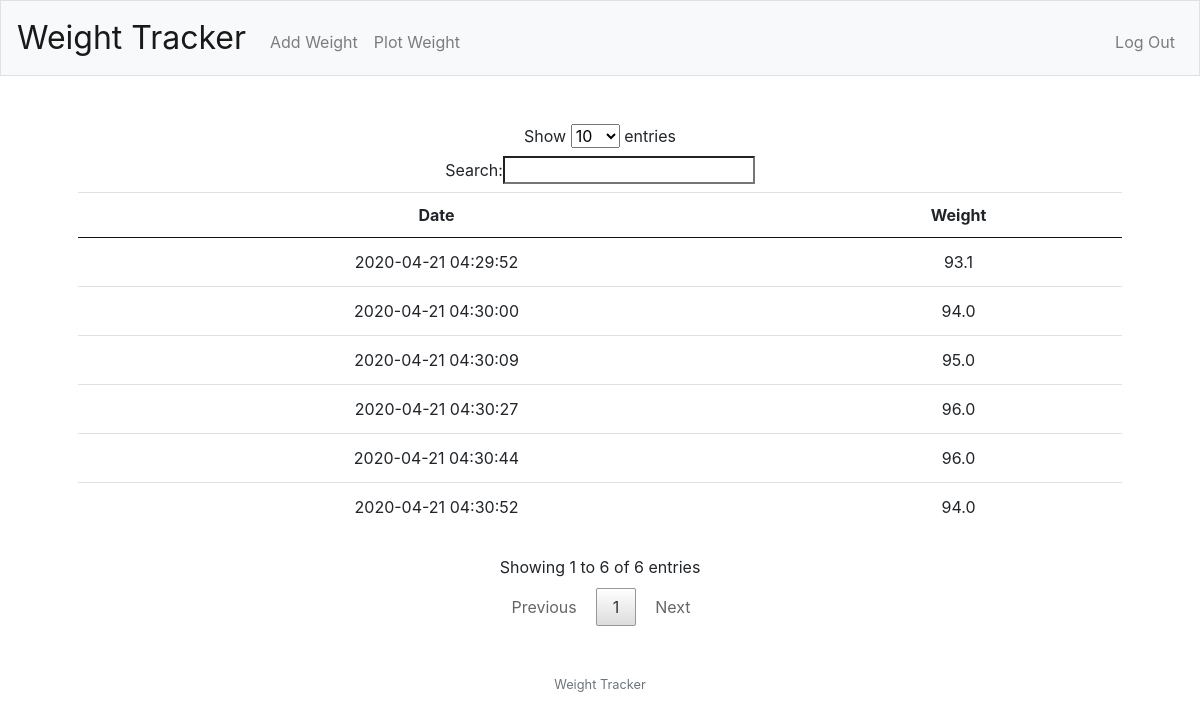
Screenshot of / (signed in) with the database file from the repository.
### tables this page shows
CREATE TABLE "weights" (
	"id"	INTEGER NOT NULL,
	"user_id"	INTEGER NOT NULL,
	"weight"	REAL NOT NULL,
	"time_stamp"	TEXT NOT NULL DEFAULT CURRENT_TIMESTAMP,
	PRIMARY KEY("id")
);

### app.py (the view)
@app.route("/")
@login_required
def index():
    rows = get_weight(session["user_id"])
    return render_template("show_weight.html", rows=rows)

### app.py (called while the page is built)
@app.after_request
def after_request(response):
    response.headers["Cache-Control"] = "no-cache, no-store, must-revalidate"
    response.headers["Expires"] = 0
    response.headers["Pragma"] = "no-cache"
    return response

### helpers.py (called while the page is built)
def login_required(f):
    @wraps(f)
    def decorated_function(*args, **kwargs):
        if session.get("user_id") is None:
            return redirect("/login")
        return f(*args, **kwargs)
    return decorated_function

### model.py (called while the page is built)
def get_weight(user_id):
    results_lst = []
    try:
        con = sqlite3.connect("wtracker.db")
        cursorObj = con.cursor()
        cursorObj.execute(
            "SELECT * FROM weights where user_id = :user_id", {"user_id": user_id}
        )
        rows = cursorObj.fetchall()
        for row in rows:
            results_dict = {}
            results_dict["weight"] = row[2]
            results_dict["time_stamp"] = row[3]
            results_lst.append(results_dict)
    except Error:
        print(Error)
    finally:
        con.close()
    return results_lst

### templates/show_weight.html (shortened to what this page needs)
{% extends "layout.html" %}
{% block main %}
<table class="table" style="width:100%" id="weights_table">
    <thead>
        <tr>
            <th class="sorting">Date</th>
            <th class="sorting">Weight</th>
    </thead>
    <tbody>
        {% for row in rows %}
        <tr>
            <td>{{ row["time_stamp"] }}</td>
            <td>{{ row["weight"] }}</td>
        </tr>
        {% endfor %}
    </tbody>
</table>
{% endblock %}

### templates/layout.html (shortened to what this page needs)
<!DOCTYPE html>
<html lang="en">
<head>
    <link href="https://maxcdn.bootstrapcdn.com/bootstrap/4.1.3/css/bootstrap.min.css" rel="stylesheet">
    <link href="//cdn.datatables.net/1.10.20/css/jquery.dataTables.min.css" rel="stylesheets">
    <link href="/static/styles.css" rel="stylesheet">
</head>
<body>
    <nav class="navbar navbar-expand-md navbar-light bg-light border">
        <a class="navbar-brand" href="/">Weight Tracker</a>
        <div class="collapse navbar-collapse" id="navbar">
            {% if session.user_id %}
            <ul class="navbar-nav mr-auto mt-2">
                <li class="nav-item"><a class="nav-link" href="/add">Add Weight</a></li>
                <li class="nav-item"><a class="nav-link" href="/plot">Plot Weight</a></li>
            </ul>
            <ul class="navbar-nav ml-auto mt-2">
                <li class="nav-item"><a class="nav-link" href="/logout">Log Out</a></li>
            </ul>
            {% else %}
            <ul class="navbar-nav ml-auto mt-2">
                <li class="nav-item"><a class="nav-link" href="/register">Register</a></li>
                <li class="nav-item"><a class="nav-link" href="/login">Log In</a></li>
            </ul>
            {% endif %}
        </div>
    </nav>
    <main class="container p-5">
        {% block main %}{% endblock %}
    </main>
    <footer class="small text-center text-muted">
        Weight Tracker
    </footer>
</body>
</html>

### static/styles.css (style rules this page uses)
nav .navbar-brand { font-size: xx-large; }
main { overflow-x: auto; text-align: center; }
main table { width: auto; }
body, div, dl, dt, dd, ul, ol, li, h1, h2, h3, h4, h5, h6, pre, code, form, fieldset, legend, input, textarea, p, blockquote, th, td { margin: 0; padding: 0; }
table.dataTable thead .sorting { background-image: url(https://cdn.datatables.net/1.10.20/images/sort_both.png); }
table.dataTable thead .sorting, table.dataTable thead .sorting_asc, table.dataTable thead .sorting_desc, table.dataTable thead .sorting_asc_disabled, table.dataTable thead .sorting_desc_disabled { cursor: pointer; *cursor: hand; background-repeat: no-repeat; background-repeat-x: no-repeat; background-repeat-y: no-repeat; background-position: center right; background-position-x: right; background-position-y: center; }
table.dataTable thead th, table.dataTable thead td { padding: 10px 18px; border-bottom: 1px solid #111; }
table.dataTable thead th, table.dataTable tfoot th { font-weight: bold; }

### rows the page displays
weights: time_stamp "2020-04-21 04:29:52", weight "93.1"
weights: time_stamp "2020-04-21 04:30:00", weight "94.0"
weights: time_stamp "2020-04-21 04:30:09", weight "95.0"
weights: time_stamp "2020-04-21 04:30:27", weight "96.0"
weights: time_stamp "2020-04-21 04:30:44", weight "96.0"
weights: time_stamp "2020-04-21 04:30:52", weight "94.0"
